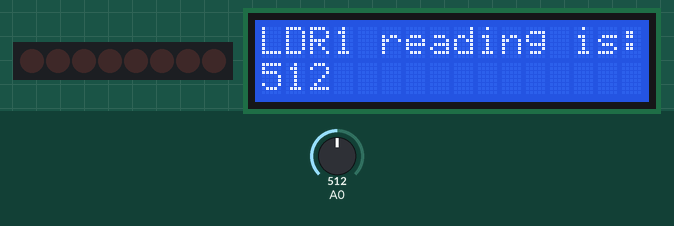
Recording of a program running on a simulated Arduino Nano, built with avr-gcc and run on an emulated ATmega328P. Shown: 8 shift-register outputs drawn as a row of LEDs (first output left, lit = HIGH), 16×2 character LCD. Wiring (inferred from the names in the program): shift register (74HC595): data pin 9; shift clock pin 8. Wiring (inferred from the signals the program sends): row of LEDs: on Q0, Q1, Q2, Q3, Q4, Q5, Q6, Q7. Inputs (shaded band) come from the test bench; at power-on: A0 = 512.

Above: at 0.2 s.
At 1.2 s:
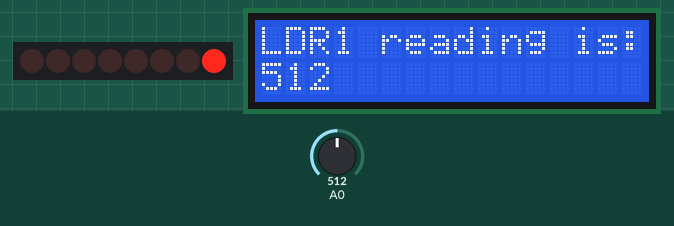

The program:

main.cpp
```cpp
#include <Arduino.h>
#include <LiquidCrystal_I2C.h>

LiquidCrystal_I2C display(0x27,16, 2);


/*        Constants and Variables       */
const int MUX_A = 12;
const int MUX_B = 11;
const int MUX_C = 10;
const int SR_DATAPIN = 9;
const int SR_CLOCKPIN = 8;

bool ledOutput[8]={0,0,0,0,0,0,0,0};


/*        Classes       */

// define LDR class
class ldr{
  private:
    int reading;
    bool pinState[3];
    int threshold;
  public:
    String name;

    ldr(String pname, bool a,bool b,bool c, int t)
    : pinState{a,b,c} {name = pname; threshold = t;};

    void call_lcd(){
      digitalWrite(MUX_A,pinState[0]);
      digitalWrite(MUX_B,pinState[1]);
      digitalWrite(MUX_C,pinState[2]);
    }

    int get_value(){
      call_lcd();
      reading = analogRead(A0);
      return reading;
    }

    void calibrate(){
      threshold = get_value();
    }

    bool is_over_threshold(){
      get_value();
      if(reading >= threshold){
        return true;
      }else{
        return false;
      }
    }

    void report(){
      display.clear();
      display.setCursor(0, 0);
      display.println(name + " reading is:");
      display.setCursor(0, 1);
      display.println(get_value());
    }

};

// define led class
class led{

  public:
    int position;
    led(int positionne)
    {position = positionne;};

    void set_led(bool will_be_on){
      ledOutput[position-1] = will_be_on;
    }

};


class parkingSpace{

  private:
    led& light;
    ldr& detector;
  public:

    parkingSpace(led& l, ldr& d):
     light(l), detector(d){};

    void is_open_space(){
      if(detector.is_over_threshold()){
        light.set_led(true);
      }else{
        light.set_led(false);
      }
    }

};


/*        Objects       */

// creating LDR objects
ldr LDR1("LDR1",false,false,false,    500);
ldr LDR2("LDR2",false,false,true,     500);
ldr LDR3("LDR3",false,true,false,     500);
ldr LDR4("LDR4",false,true,true,      500);
ldr LDR5("LDR5",true,false,false,     500);
ldr LDR6("LDR6",true,true,false,      500);
ldr LDR7("LDR7",true,true,true,       500);
ldr LDR8("LDR8",true,false,true,      500);

led LED1(1);
led LED2(2);
led LED3(3);
led LED4(4);
led LED5(5);
led LED6(6);
led LED7(7);
led LED8(8);

parkingSpace one(LED1,LDR1);
parkingSpace two(LED2,LDR2);
parkingSpace three(LED3,LDR3);
parkingSpace four(LED4,LDR4);
parkingSpace five(LED5,LDR5);
parkingSpace six(LED6,LDR6);
parkingSpace seven(LED7,LDR7);
parkingSpace eight(LED8,LDR8);


/*        Functions       */

// function to turn on certain LEDs
void shiftregisterwrite(bool binary_out[8]){

  digitalWrite(SR_CLOCKPIN, LOW);
  digitalWrite(SR_DATAPIN, HIGH);
  delay(1000);
  digitalWrite(SR_DATAPIN, LOW);
  digitalWrite(SR_CLOCKPIN, HIGH);

  for(int i; i<8; i++){
    delayMicroseconds(2);
    digitalWrite(SR_CLOCKPIN, LOW);
    digitalWrite(SR_DATAPIN,binary_out[i]);
    // inputs each value each loop x8
    delayMicroseconds(2);
    digitalWrite(SR_CLOCKPIN, HIGH);
  }
}


void setup(){
  // Setup the pins
  pinMode(MUX_A,OUTPUT);
  pinMode(MUX_B,OUTPUT);
  pinMode(MUX_C,OUTPUT);
  pinMode(SR_CLOCKPIN,OUTPUT);
  pinMode(SR_DATAPIN,OUTPUT);

  // test the display
  display.init();
  display.backlight();
  display.setCursor(0,0);
  display.print("Hello ");
  display.setCursor(0,1);
  display.print("World");
  LDR1.calibrate();
  LDR1.report();
}


void loop() {
  one.is_open_space();
  shiftregisterwrite(ledOutput);
  delay(10);
}
```
